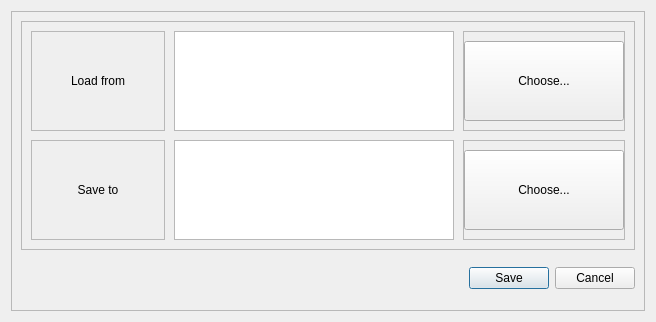
<?xml version="1.0" encoding="UTF-8"?>
<ui version="4.0">
 <class>SettingsDialog</class>
 <widget class="QDialog" name="SettingsDialog">
  <property name="geometry">
   <rect>
    <x>0</x>
    <y>0</y>
    <width>656</width>
    <height>322</height>
   </rect>
  </property>
  <property name="minimumSize">
   <size>
    <width>656</width>
    <height>322</height>
   </size>
  </property>
  <property name="maximumSize">
   <size>
    <width>1017</width>
    <height>323</height>
   </size>
  </property>
  <property name="windowTitle">
   <string>Dialog</string>
  </property>
  <layout class="QVBoxLayout" name="verticalLayout_9">
   <item>
    <widget class="QFrame" name="frame_Dialog">
     <property name="sizePolicy">
      <sizepolicy hsizetype="Expanding" vsizetype="Expanding">
       <horstretch>0</horstretch>
       <verstretch>0</verstretch>
      </sizepolicy>
     </property>
     <property name="minimumSize">
      <size>
       <width>551</width>
       <height>281</height>
      </size>
     </property>
     <property name="styleSheet">
      <string notr="true"/>
     </property>
     <property name="frameShape">
      <enum>QFrame::StyledPanel</enum>
     </property>
     <property name="frameShadow">
      <enum>QFrame::Raised</enum>
     </property>
     <layout class="QGridLayout" name="gridLayout">
      <item row="0" column="0">
       <widget class="QFrame" name="frame">
        <property name="sizePolicy">
         <sizepolicy hsizetype="Expanding" vsizetype="Expanding">
          <horstretch>0</horstretch>
          <verstretch>0</verstretch>
         </sizepolicy>
        </property>
        <property name="frameShape">
         <enum>QFrame::StyledPanel</enum>
        </property>
        <property name="frameShadow">
         <enum>QFrame::Raised</enum>
        </property>
        <layout class="QHBoxLayout" name="horizontalLayout" stretch="1,2,1">
         <property name="spacing">
          <number>9</number>
         </property>
         <item>
          <layout class="QVBoxLayout" name="verticalLayout_3">
           <property name="spacing">
            <number>9</number>
           </property>
           <item>
            <widget class="QFrame" name="frame_LoadDir">
             <property name="frameShape">
              <enum>QFrame::StyledPanel</enum>
             </property>
             <property name="frameShadow">
              <enum>QFrame::Raised</enum>
             </property>
             <layout class="QVBoxLayout" name="verticalLayout">
              <item>
               <widget class="QLabel" name="lbl_LoadDir">
                <property name="minimumSize">
                 <size>
                  <width>100</width>
                  <height>0</height>
                 </size>
                </property>
                <property name="styleSheet">
                 <string notr="true"/>
                </property>
                <property name="text">
                 <string>Load from</string>
                </property>
                <property name="alignment">
                 <set>Qt::AlignCenter</set>
                </property>
               </widget>
              </item>
             </layout>
            </widget>
           </item>
           <item>
            <widget class="QFrame" name="frame_SaveDir">
             <property name="frameShape">
              <enum>QFrame::StyledPanel</enum>
             </property>
             <property name="frameShadow">
              <enum>QFrame::Raised</enum>
             </property>
             <layout class="QVBoxLayout" name="verticalLayout_2">
              <item>
               <widget class="QLabel" name="lbl_SaveDir">
                <property name="minimumSize">
                 <size>
                  <width>100</width>
                  <height>0</height>
                 </size>
                </property>
                <property name="styleSheet">
                 <string notr="true"/>
                </property>
                <property name="text">
                 <string>Save to</string>
                </property>
                <property name="alignment">
                 <set>Qt::AlignCenter</set>
                </property>
               </widget>
              </item>
             </layout>
            </widget>
           </item>
          </layout>
         </item>
         <item>
          <layout class="QVBoxLayout" name="verticalLayout_4">
           <property name="spacing">
            <number>9</number>
           </property>
           <item>
            <widget class="QTextBrowser" name="txt_LoadDir">
             <property name="sizePolicy">
              <sizepolicy hsizetype="Expanding" vsizetype="Preferred">
               <horstretch>0</horstretch>
               <verstretch>0</verstretch>
              </sizepolicy>
             </property>
             <property name="minimumSize">
              <size>
               <width>280</width>
               <height>100</height>
              </size>
             </property>
             <property name="maximumSize">
              <size>
               <width>16777215</width>
               <height>100</height>
              </size>
             </property>
             <property name="styleSheet">
              <string notr="true"/>
             </property>
             <property name="frameShape">
              <enum>QFrame::StyledPanel</enum>
             </property>
            </widget>
           </item>
           <item>
            <widget class="QTextBrowser" name="txt_SaveDir">
             <property name="sizePolicy">
              <sizepolicy hsizetype="Expanding" vsizetype="Preferred">
               <horstretch>0</horstretch>
               <verstretch>0</verstretch>
              </sizepolicy>
             </property>
             <property name="minimumSize">
              <size>
               <width>280</width>
               <height>100</height>
              </size>
             </property>
             <property name="maximumSize">
              <size>
               <width>16777215</width>
               <height>100</height>
              </size>
             </property>
             <property name="styleSheet">
              <string notr="true"/>
             </property>
             <property name="frameShape">
              <enum>QFrame::StyledPanel</enum>
             </property>
            </widget>
           </item>
          </layout>
         </item>
         <item>
          <layout class="QVBoxLayout" name="verticalLayout_7">
           <property name="spacing">
            <number>9</number>
           </property>
           <item>
            <widget class="QFrame" name="frame_LoadDir_2">
             <property name="sizePolicy">
              <sizepolicy hsizetype="Expanding" vsizetype="Expanding">
               <horstretch>0</horstretch>
               <verstretch>0</verstretch>
              </sizepolicy>
             </property>
             <property name="frameShape">
              <enum>QFrame::StyledPanel</enum>
             </property>
             <property name="frameShadow">
              <enum>QFrame::Raised</enum>
             </property>
             <layout class="QVBoxLayout" name="verticalLayout_5">
              <property name="leftMargin">
               <number>0</number>
              </property>
              <property name="rightMargin">
               <number>0</number>
              </property>
              <item>
               <widget class="QPushButton" name="btn_ChooseLoadDir">
                <property name="sizePolicy">
                 <sizepolicy hsizetype="Expanding" vsizetype="Expanding">
                  <horstretch>0</horstretch>
                  <verstretch>0</verstretch>
                 </sizepolicy>
                </property>
                <property name="minimumSize">
                 <size>
                  <width>160</width>
                  <height>60</height>
                 </size>
                </property>
                <property name="maximumSize">
                 <size>
                  <width>16777215</width>
                  <height>16777215</height>
                 </size>
                </property>
                <property name="text">
                 <string>Choose...</string>
                </property>
               </widget>
              </item>
             </layout>
            </widget>
           </item>
           <item>
            <widget class="QFrame" name="frame_SaveDir_2">
             <property name="sizePolicy">
              <sizepolicy hsizetype="Expanding" vsizetype="Expanding">
               <horstretch>0</horstretch>
               <verstretch>0</verstretch>
              </sizepolicy>
             </property>
             <property name="frameShape">
              <enum>QFrame::StyledPanel</enum>
             </property>
             <property name="frameShadow">
              <enum>QFrame::Raised</enum>
             </property>
             <layout class="QVBoxLayout" name="verticalLayout_6">
              <property name="leftMargin">
               <number>0</number>
              </property>
              <property name="rightMargin">
               <number>0</number>
              </property>
              <item>
               <widget class="QPushButton" name="btn_ChooseSaveDir">
                <property name="sizePolicy">
                 <sizepolicy hsizetype="Expanding" vsizetype="Expanding">
                  <horstretch>0</horstretch>
                  <verstretch>0</verstretch>
                 </sizepolicy>
                </property>
                <property name="minimumSize">
                 <size>
                  <width>160</width>
                  <height>60</height>
                 </size>
                </property>
                <property name="maximumSize">
                 <size>
                  <width>16777215</width>
                  <height>16777215</height>
                 </size>
                </property>
                <property name="text">
                 <string>Choose...</string>
                </property>
               </widget>
              </item>
             </layout>
            </widget>
           </item>
          </layout>
         </item>
        </layout>
       </widget>
      </item>
      <item row="1" column="0">
       <widget class="QDialogButtonBox" name="btnbx_Save">
        <property name="sizePolicy">
         <sizepolicy hsizetype="Expanding" vsizetype="Expanding">
          <horstretch>0</horstretch>
          <verstretch>0</verstretch>
         </sizepolicy>
        </property>
        <property name="minimumSize">
         <size>
          <width>0</width>
          <height>0</height>
         </size>
        </property>
        <property name="styleSheet">
         <string notr="true"/>
        </property>
        <property name="orientation">
         <enum>Qt::Horizontal</enum>
        </property>
        <property name="standardButtons">
         <set>QDialogButtonBox::Cancel|QDialogButtonBox::Save</set>
        </property>
        <property name="centerButtons">
         <bool>false</bool>
        </property>
       </widget>
      </item>
     </layout>
    </widget>
   </item>
  </layout>
 </widget>
 <resources/>
 <connections/>
</ui>
